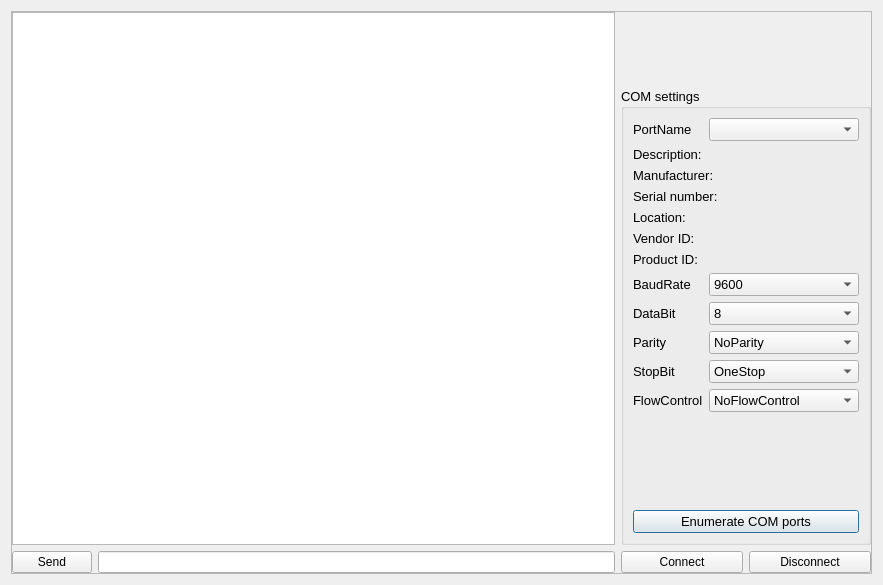
<?xml version="1.0" encoding="UTF-8"?>
<ui version="4.0">
 <author>Mauro Bellone</author>
 <class>Labonatip_console</class>
 <widget class="QDialog" name="Labonatip_console">
  <property name="windowModality">
   <enum>Qt::WindowModal</enum>
  </property>
  <property name="geometry">
   <rect>
    <x>0</x>
    <y>0</y>
    <width>883</width>
    <height>585</height>
   </rect>
  </property>
  <property name="sizePolicy">
   <sizepolicy hsizetype="Expanding" vsizetype="Expanding">
    <horstretch>0</horstretch>
    <verstretch>0</verstretch>
   </sizepolicy>
  </property>
  <property name="minimumSize">
   <size>
    <width>100</width>
    <height>100</height>
   </size>
  </property>
  <property name="windowTitle">
   <string>Console</string>
  </property>
  <property name="modal">
   <bool>true</bool>
  </property>
  <layout class="QGridLayout" name="gridLayout_3">
   <item row="2" column="0">
    <widget class="QScrollArea" name="scrollArea">
     <property name="sizePolicy">
      <sizepolicy hsizetype="Expanding" vsizetype="Expanding">
       <horstretch>0</horstretch>
       <verstretch>0</verstretch>
      </sizepolicy>
     </property>
     <property name="minimumSize">
      <size>
       <width>200</width>
       <height>200</height>
      </size>
     </property>
     <property name="verticalScrollBarPolicy">
      <enum>Qt::ScrollBarAsNeeded</enum>
     </property>
     <property name="horizontalScrollBarPolicy">
      <enum>Qt::ScrollBarAsNeeded</enum>
     </property>
     <property name="widgetResizable">
      <bool>true</bool>
     </property>
     <widget class="QWidget" name="scrollAreaWidgetContents">
      <property name="geometry">
       <rect>
        <x>0</x>
        <y>0</y>
        <width>859</width>
        <height>561</height>
       </rect>
      </property>
      <property name="sizePolicy">
       <sizepolicy hsizetype="Expanding" vsizetype="Expanding">
        <horstretch>0</horstretch>
        <verstretch>0</verstretch>
       </sizepolicy>
      </property>
      <property name="minimumSize">
       <size>
        <width>200</width>
        <height>200</height>
       </size>
      </property>
      <layout class="QGridLayout" name="gridLayout_4">
       <property name="sizeConstraint">
        <enum>QLayout::SetDefaultConstraint</enum>
       </property>
       <property name="leftMargin">
        <number>0</number>
       </property>
       <property name="topMargin">
        <number>0</number>
       </property>
       <property name="rightMargin">
        <number>0</number>
       </property>
       <property name="bottomMargin">
        <number>0</number>
       </property>
       <item row="0" column="0">
        <layout class="QGridLayout" name="gridLayout_2">
         <item row="1" column="2" rowspan="4" colspan="2">
          <widget class="QGroupBox" name="groupBox_comSettings">
           <property name="sizePolicy">
            <sizepolicy hsizetype="Expanding" vsizetype="Expanding">
             <horstretch>0</horstretch>
             <verstretch>0</verstretch>
            </sizepolicy>
           </property>
           <property name="minimumSize">
            <size>
             <width>200</width>
             <height>0</height>
            </size>
           </property>
           <property name="maximumSize">
            <size>
             <width>500</width>
             <height>16777215</height>
            </size>
           </property>
           <property name="font">
            <font>
             <pointsize>10</pointsize>
            </font>
           </property>
           <property name="title">
            <string>COM settings</string>
           </property>
           <layout class="QGridLayout" name="gridLayout">
            <item row="18" column="1">
             <widget class="QComboBox" name="comboBox_flowControl">
              <property name="toolTip">
               <string>&lt;html&gt;&lt;head/&gt;&lt;body&gt;&lt;p&gt;&lt;span style=&quot; font-family:'sans-serif'; font-size:14px; color:#222222; background-color:#ffffff;&quot;&gt;A serial port may use signals in the interface to pause and resume the transmission of data.&lt;/span&gt;&lt;br&gt;&lt;span style=&quot; font-family:'sans-serif'; font-size:14px; font-weight:600; color:#222222; background-color:#ffffff;&quot;&gt;Default value:&lt;/span&gt;&lt;span style=&quot; font-family:'sans-serif'; font-size:14px; color:#222222; background-color:#ffffff;&quot;&gt; NoFlowControl&lt;/span&gt;&lt;/p&gt;&lt;/body&gt;&lt;/html&gt;</string>
              </property>
              <item>
               <property name="text">
                <string extracomment="NoFlowControl">NoFlowControl</string>
               </property>
              </item>
              <item>
               <property name="text">
                <string extracomment="HardwareControl">HardwareControl</string>
               </property>
              </item>
              <item>
               <property name="text">
                <string extracomment="SoftwareControl">SoftwareControl</string>
               </property>
              </item>
              <item>
               <property name="text">
                <string extracomment="UnknownFlowControl">UnknownFlowControl</string>
               </property>
              </item>
             </widget>
            </item>
            <item row="4" column="0" colspan="2">
             <widget class="QLabel" name="serialNumberLabel">
              <property name="font">
               <font>
                <pointsize>10</pointsize>
               </font>
              </property>
              <property name="text">
               <string>Serial number:</string>
              </property>
             </widget>
            </item>
            <item row="2" column="0" colspan="2">
             <widget class="QLabel" name="descriptionLabel">
              <property name="font">
               <font>
                <pointsize>10</pointsize>
               </font>
              </property>
              <property name="text">
               <string>Description:</string>
              </property>
             </widget>
            </item>
            <item row="5" column="0" colspan="2">
             <widget class="QLabel" name="locationLabel">
              <property name="font">
               <font>
                <pointsize>10</pointsize>
               </font>
              </property>
              <property name="text">
               <string>Location:</string>
              </property>
             </widget>
            </item>
            <item row="18" column="0">
             <widget class="QLabel" name="label_4">
              <property name="font">
               <font>
                <pointsize>10</pointsize>
               </font>
              </property>
              <property name="text">
               <string>FlowControl</string>
              </property>
             </widget>
            </item>
            <item row="15" column="1">
             <widget class="QComboBox" name="comboBox_dataBit">
              <property name="toolTip">
               <string>&lt;html&gt;&lt;head/&gt;&lt;body&gt;&lt;p&gt;The number of data bits in each character can be 5 (for Baudot code), &lt;br/&gt;6 (rarely used), 7 (for true ASCII), 8 (for most kinds of data, &lt;br/&gt;as this size matches the size of a byte), or 9 (rarely used). &lt;br/&gt;8 data bits are almost universally used in newer applications.&lt;br/&gt;&lt;span style=&quot; font-weight:600;&quot;&gt;Default value:&lt;/span&gt; 8&lt;/p&gt;&lt;/body&gt;&lt;/html&gt;</string>
              </property>
              <property name="currentIndex">
               <number>3</number>
              </property>
              <item>
               <property name="text">
                <string extracomment="Data5">5</string>
               </property>
              </item>
              <item>
               <property name="text">
                <string extracomment="Data6">6</string>
               </property>
              </item>
              <item>
               <property name="text">
                <string extracomment="Data7">7</string>
               </property>
              </item>
              <item>
               <property name="text">
                <string extracomment="Data8">8</string>
               </property>
              </item>
              <item>
               <property name="text">
                <string extracomment="UnknownDataBits">-1</string>
               </property>
              </item>
             </widget>
            </item>
            <item row="20" column="0" colspan="2">
             <spacer name="verticalSpacer">
              <property name="orientation">
               <enum>Qt::Vertical</enum>
              </property>
              <property name="sizeHint" stdset="0">
               <size>
                <width>20</width>
                <height>40</height>
               </size>
              </property>
             </spacer>
            </item>
            <item row="16" column="0">
             <widget class="QLabel" name="label_3">
              <property name="font">
               <font>
                <pointsize>10</pointsize>
               </font>
              </property>
              <property name="text">
               <string>Parity</string>
              </property>
             </widget>
            </item>
            <item row="3" column="0" colspan="2">
             <widget class="QLabel" name="manufacturerLabel">
              <property name="font">
               <font>
                <pointsize>10</pointsize>
               </font>
              </property>
              <property name="text">
               <string>Manufacturer:</string>
              </property>
             </widget>
            </item>
            <item row="6" column="0" colspan="2">
             <widget class="QLabel" name="vidLabel">
              <property name="font">
               <font>
                <pointsize>10</pointsize>
               </font>
              </property>
              <property name="text">
               <string>Vendor ID:</string>
              </property>
             </widget>
            </item>
            <item row="7" column="0" colspan="2">
             <widget class="QLabel" name="pidLabel">
              <property name="font">
               <font>
                <pointsize>10</pointsize>
               </font>
              </property>
              <property name="text">
               <string>Product ID:</string>
              </property>
             </widget>
            </item>
            <item row="14" column="0">
             <widget class="QLabel" name="label">
              <property name="font">
               <font>
                <pointsize>10</pointsize>
               </font>
              </property>
              <property name="text">
               <string>BaudRate</string>
              </property>
             </widget>
            </item>
            <item row="1" column="0">
             <widget class="QLabel" name="label_6">
              <property name="font">
               <font>
                <pointsize>10</pointsize>
               </font>
              </property>
              <property name="text">
               <string>PortName</string>
              </property>
             </widget>
            </item>
            <item row="17" column="0">
             <widget class="QLabel" name="label_5">
              <property name="font">
               <font>
                <pointsize>10</pointsize>
               </font>
              </property>
              <property name="text">
               <string>StopBit</string>
              </property>
             </widget>
            </item>
            <item row="14" column="1">
             <widget class="QComboBox" name="comboBox_baudRate">
              <property name="toolTip">
               <string>&lt;html&gt;&lt;head/&gt;&lt;body&gt;&lt;p&gt;The baud rate is the speed of communication in bit/s&lt;br/&gt;Supported values : 1200; 2400; 4800; 9600; 19200; 38400; 57600; 115200 bit/s&lt;br/&gt;&lt;span style=&quot; font-weight:600;&quot;&gt;Default value:&lt;/span&gt; 9600&lt;/p&gt;&lt;/body&gt;&lt;/html&gt;</string>
              </property>
              <property name="currentIndex">
               <number>3</number>
              </property>
              <item>
               <property name="text">
                <string extracomment="Baud1200">1200</string>
               </property>
              </item>
              <item>
               <property name="text">
                <string extracomment="Baud2400">2400</string>
               </property>
              </item>
              <item>
               <property name="text">
                <string extracomment="Baud4800">4800</string>
               </property>
              </item>
              <item>
               <property name="text">
                <string extracomment="Baud9600">9600</string>
               </property>
              </item>
              <item>
               <property name="text">
                <string extracomment="Baud19200">19200</string>
               </property>
              </item>
              <item>
               <property name="text">
                <string extracomment="Baud38400">38400</string>
               </property>
              </item>
              <item>
               <property name="text">
                <string extracomment="Baud57600">57600</string>
               </property>
              </item>
              <item>
               <property name="text">
                <string extracomment="Baud115200">115200</string>
               </property>
              </item>
              <item>
               <property name="text">
                <string extracomment="UnknownBaud">-1</string>
               </property>
              </item>
             </widget>
            </item>
            <item row="17" column="1">
             <widget class="QComboBox" name="comboBox_stopBit">
              <property name="toolTip">
               <string>&lt;html&gt;&lt;head/&gt;&lt;body&gt;&lt;p&gt;Stop bits sent at the end of every character allow the receiving signal hardware to detect the end of a character and to resynchronise with the character stream. &lt;/p&gt;&lt;/body&gt;&lt;/html&gt;</string>
              </property>
              <item>
               <property name="text">
                <string extracomment="OneStop">OneStop</string>
               </property>
              </item>
              <item>
               <property name="text">
                <string extracomment="OneAndHalfStop">OneAndHalfStop</string>
               </property>
              </item>
              <item>
               <property name="text">
                <string extracomment="TwoStop">TwoStop</string>
               </property>
              </item>
              <item>
               <property name="text">
                <string extracomment="UnknownStopBits">UnknownStopBits</string>
               </property>
              </item>
             </widget>
            </item>
            <item row="15" column="0">
             <widget class="QLabel" name="label_2">
              <property name="font">
               <font>
                <pointsize>10</pointsize>
               </font>
              </property>
              <property name="text">
               <string>DataBit</string>
              </property>
             </widget>
            </item>
            <item row="1" column="1">
             <widget class="QComboBox" name="comboBox_serialInfo">
              <property name="toolTip">
               <string>&lt;html&gt;&lt;head/&gt;&lt;body&gt;&lt;p&gt;Port name COM1 ... N &lt;br/&gt;Display the available port only;&lt;/p&gt;&lt;p&gt;Select the port to see device details below.&lt;/p&gt;&lt;/body&gt;&lt;/html&gt;</string>
              </property>
             </widget>
            </item>
            <item row="16" column="1">
             <widget class="QComboBox" name="comboBox_parity">
              <property name="toolTip">
               <string>&lt;html&gt;&lt;head/&gt;&lt;body&gt;&lt;p&gt;Parity is a method of detecting errors in transmission.&lt;br/&gt;When parity is used with a serial port, an extra data bit is sent with each data character, &lt;br/&gt;arranged so that the number of 1 bits in each character, including the parity bit, &lt;br/&gt;is always odd or always even. If a byte is received with the wrong number of 1s, &lt;br/&gt;then it must have been corrupted.&lt;br/&gt;&lt;span style=&quot; font-weight:600;&quot;&gt;Default value:&lt;/span&gt; NoParity&lt;/p&gt;&lt;/body&gt;&lt;/html&gt;</string>
              </property>
              <item>
               <property name="text">
                <string extracomment="NoParity">NoParity</string>
               </property>
              </item>
              <item>
               <property name="text">
                <string extracomment="EvenParity">EvenParity</string>
               </property>
              </item>
              <item>
               <property name="text">
                <string extracomment="OddParity">OddParity</string>
               </property>
              </item>
              <item>
               <property name="text">
                <string extracomment="SpaceParity">SpaceParity</string>
               </property>
              </item>
              <item>
               <property name="text">
                <string extracomment="MarkParity">MarkParity</string>
               </property>
              </item>
              <item>
               <property name="text">
                <string extracomment="UnknownParity">UnknownParity</string>
               </property>
              </item>
             </widget>
            </item>
            <item row="21" column="0" colspan="2">
             <widget class="QPushButton" name="pushButton_enumerate">
              <property name="text">
               <string>Enumerate COM ports</string>
              </property>
             </widget>
            </item>
           </layout>
          </widget>
         </item>
         <item row="5" column="1">
          <widget class="QLineEdit" name="lineEdit_writeData"/>
         </item>
         <item row="5" column="0">
          <widget class="QPushButton" name="pushButton_sendMessage">
           <property name="toolTip">
            <string>Send the string in the line -&gt;</string>
           </property>
           <property name="whatsThis">
            <string>Send the string in the line -&gt;</string>
           </property>
           <property name="text">
            <string>Send</string>
           </property>
          </widget>
         </item>
         <item row="5" column="2">
          <widget class="QPushButton" name="pushButton_connectCOM">
           <property name="toolTip">
            <string>Connect to the selected COM port</string>
           </property>
           <property name="whatsThis">
            <string>Connect to the selected COM port</string>
           </property>
           <property name="text">
            <string>Connect</string>
           </property>
          </widget>
         </item>
         <item row="5" column="3">
          <widget class="QPushButton" name="pushButton_disconnectCOM">
           <property name="toolTip">
            <string>Disonnect from the active COM port</string>
           </property>
           <property name="whatsThis">
            <string>Disonnect from the active COM port</string>
           </property>
           <property name="text">
            <string>Disconnect</string>
           </property>
          </widget>
         </item>
         <item row="0" column="2" colspan="2">
          <widget class="QLabel" name="label_7">
           <property name="maximumSize">
            <size>
             <width>250</width>
             <height>70</height>
            </size>
           </property>
           <property name="text">
            <string/>
           </property>
           <property name="pixmap">
            <pixmap resource="resources.qrc">:/icons/fluicell_logo_BIG.png</pixmap>
           </property>
           <property name="scaledContents">
            <bool>true</bool>
           </property>
          </widget>
         </item>
         <item row="0" column="0" rowspan="5" colspan="2">
          <widget class="QTextEdit" name="textEdit_console">
           <property name="enabled">
            <bool>true</bool>
           </property>
           <property name="font">
            <font>
             <pointsize>10</pointsize>
            </font>
           </property>
           <property name="styleSheet">
            <string notr="true"/>
           </property>
           <property name="verticalScrollBarPolicy">
            <enum>Qt::ScrollBarAsNeeded</enum>
           </property>
           <property name="horizontalScrollBarPolicy">
            <enum>Qt::ScrollBarAsNeeded</enum>
           </property>
           <property name="documentTitle">
            <string>Console</string>
           </property>
           <property name="readOnly">
            <bool>false</bool>
           </property>
           <property name="textInteractionFlags">
            <set>Qt::TextEditorInteraction</set>
           </property>
          </widget>
         </item>
        </layout>
       </item>
      </layout>
     </widget>
    </widget>
   </item>
  </layout>
 </widget>
 <resources>
  <include location="resources.qrc"/>
 </resources>
 <connections/>
</ui>
